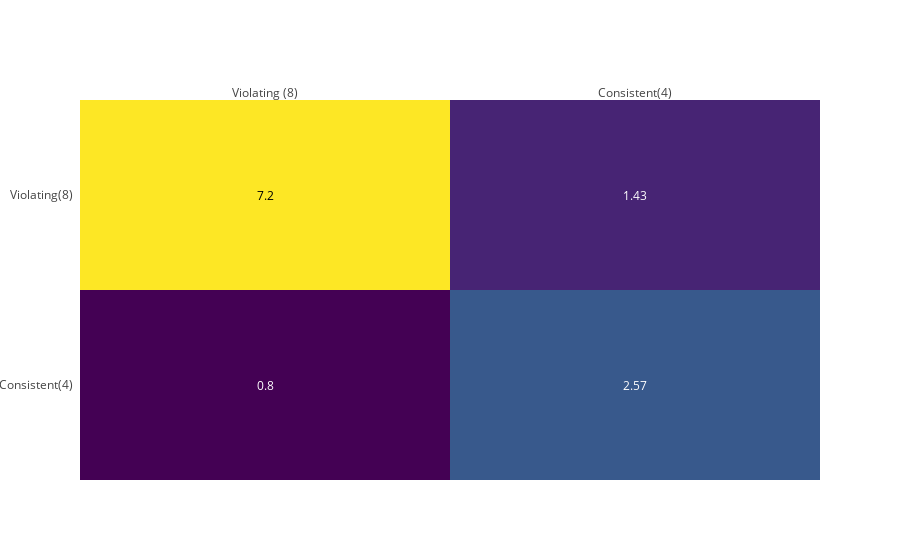

The code cell stored with this chart in its notebook:
### Code cell
if 'numpy' in sys.modules:
    make_confusion_matrix(attaheri_analyzed_models)

### Figure 1 — Plotly figure (JSON) as saved in the notebook; plotly's stock layout.template omitted (floating-point values rounded to 4 significant figures)
{"data": [{"colorscale": "Viridis", "showscale": false, "type": "heatmap", "x": ["Violating (8)", "Consistent(4)"], "y": ["Consistent(4)", "Violating(8)"], "z": [[0.8, 2.57], [7.2, 1.43]]}], "layout": {"annotations": [{"font": {"color": "#FFFFFF"}, "showarrow": false, "text": "0.8", "x": "Violating (8)", "xref": "x1", "y": "Consistent(4)", "yref": "y1"}, {"font": {"color": "#FFFFFF"}, "showarrow": false, "text": "2.57", "x": "Consistent(4)", "xref": "x1", "y": "Consistent(4)", "yref": "y1"}, {"font": {"color": "#000000"}, "showarrow": false, "text": "7.2", "x": "Violating (8)", "xref": "x1", "y": "Violating(8)", "yref": "y1"}, {"font": {"color": "#FFFFFF"}, "showarrow": false, "text": "1.43", "x": "Consistent(4)", "xref": "x1", "y": "Violating(8)", "yref": "y1"}], "xaxis": {"dtick": 1, "gridcolor": "rgb(0, 0, 0)", "side": "top", "ticks": ""}, "yaxis": {"dtick": 1, "ticks": "", "ticksuffix": "  "}}}
